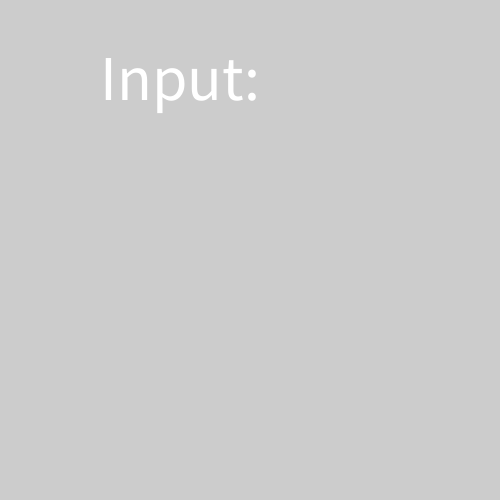
Frame 1 (no input)
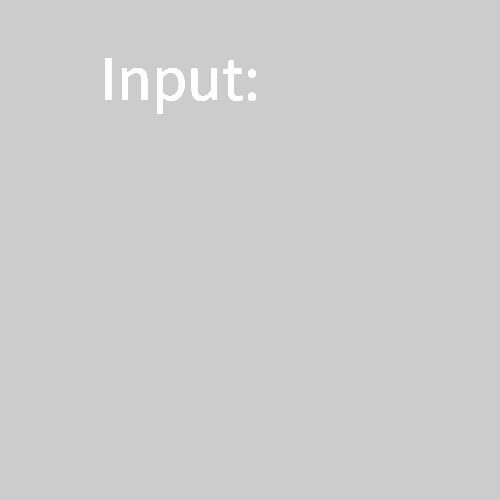
Frame 60 (the mouse pressed at the canvas centre just before this capture)
Frame 120 (the mouse held since frame 60 and released just before this capture): identical to frame 60, image omitted

The Processing sketch that drew these frames (run headless with seeded random() and noise(); from frame 60 on, the mouse is pressed at the canvas centre):

// Processing sketch: week06_2_keyPressed_string
// ── week06_2_keyPressed_string.pde
void setup()
{
  size(500,500);
  textSize(64);
}
String line = "Input: ";
void draw(){
  text(line,100,100);
}
void keyPressed(){
  line += key;
}
